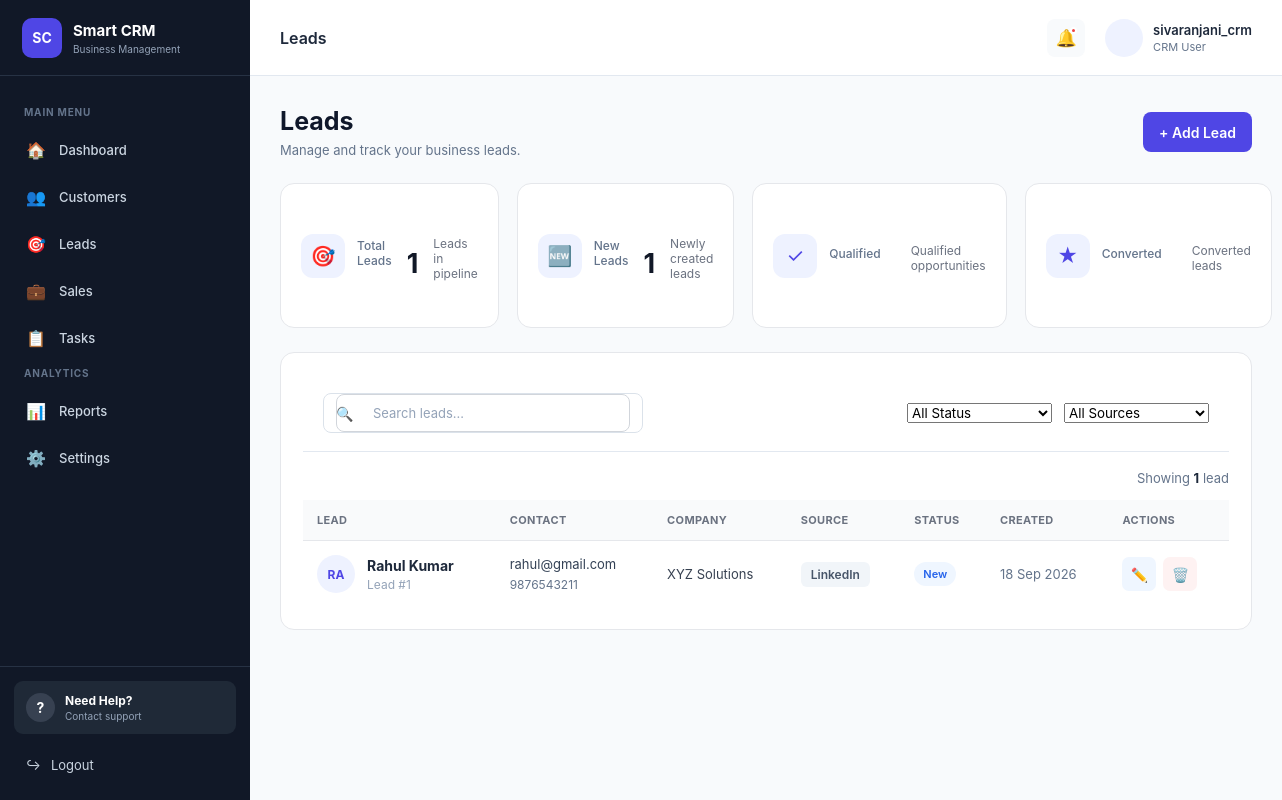
The app's page /leads/ (signed in) with its own data.
### leads/models.py (models this page shows, shortened)
class Lead(models.Model):
    STATUS_CHOICES = [
        ('New', 'New'),
        ('Contacted', 'Contacted'),
        ('Qualified', 'Qualified'),
        ('Converted', 'Converted'),
        ('Lost', 'Lost'),
    ]
    SOURCE_CHOICES = [
        ('Website', 'Website'),
        ('LinkedIn', 'LinkedIn'),
        ('Referral', 'Referral'),
        ('Advertisement', 'Advertisement'),
        ('Other', 'Other'),
    ]
    name = models.CharField(max_length=100)
    email = models.EmailField()
    phone = models.CharField(max_length=15)
    company = models.CharField(
        max_length=150,
        blank=True
    )
    source = models.CharField(
        max_length=30,
        choices=SOURCE_CHOICES,
        default='Website'
    )
    status = models.CharField(
        max_length=20,
        choices=STATUS_CHOICES,
        default='New'
    )
    notes = models.TextField(
        blank=True
    )
    created_at = models.DateTimeField(
        auto_now_add=True
    )
    updated_at = models.DateTimeField(
        auto_now=True
    )

### leads/views.py (the view, shortened to what this page needs)
def lead_list(request):
    if not request.user.is_authenticated:
        return redirect("login")
    leads = Lead.objects.all().order_by("-created_at")
    search = request.GET.get("search", "").strip()
    status = request.GET.get("status", "").strip()
    source = request.GET.get("source", "").strip()
    if status:
        leads = leads.filter(status=status)
    if source:
        leads = leads.filter(source=source)
    context = {
        "leads": leads,
        "search": search,
        "selected_status": status,
        "selected_source": source,
    }
    return render(
        request,
        "leads.html",
        context
    )

### templates/leads.html (shortened to what this page needs)
{% extends 'base.html' %}
{% block page_title %}
Leads
{% endblock %}
{% block content %}
<div class="page-header">
    <div>
        <h1>Leads</h1>
        <p>
            Manage and track your business leads.
        </p>
    </div>
    <div>
        <a
            href="{% url 'add_lead' %}"
            class="btn btn-primary"
        >
            + Add Lead
        </a>
    </div>
</div>
<div class="stats-grid">
    <div class="stat-card">
        <div class="stat-card-top">
            <div class="stat-icon">
                🎯
            </div>
            <span class="stat-label">
                Total Leads
            </span>
        </div>
        <div class="stat-value">
            {{ leads|length }}
        </div>
        <div class="stat-footer">
            Leads in pipeline
        </div>
    </div>
    <div class="stat-card">
        <div class="stat-card-top">
            <div class="stat-icon">
                🆕
            </div>
            <span class="stat-label">
                New Leads
            </span>
        </div>
        <div class="stat-value">
            {% with count=0 %}
                {% for lead in leads %}
                    {% if lead.status == "New" %}
                        {{ forloop.counter }}
                    {% endif %}
                {% endfor %}
            {% endwith %}
        </div>
        <div class="stat-footer">
            Newly created leads
        </div>
    </div>
    <div class="stat-card">
        <div class="stat-card-top">
            <div class="stat-icon">
                ✓
            </div>
            <span class="stat-label">
                Qualified
            </span>
        </div>
        <div class="stat-footer">
            Qualified opportunities
        </div>
    </div>
    <div class="stat-card">
        <div class="stat-card-top">
            <div class="stat-icon">
                ★
            </div>
            <span class="stat-label">
                Converted
            </span>
        </div>
        <div class="stat-footer">
            Converted leads
        </div>
    </div>
</div>
<div class="content-card">
    <div class="table-toolbar">
        <form
            method="GET"
            class="search-box"
        >
            <span class="search-icon">
                🔍
            </span>
            <input
                type="text"
                name="search"
                value="{{ search }}"
                placeholder="Search leads..."
            >
        </form>
        <form
            method="GET"
            class="filter-form"
        >
            <select
                name="status"
                onchange="this.form.submit()"
            >
                <option value="">
                    All Status
                </option>
            </select>
            <select
                name="source"
                onchange="this.form.submit()"
            >
                <option value="">
                    All Sources
                </option>
            </select>
        </form>
    </div>
    <div class="table-info">
        <span>
            Showing
            <strong>{{ leads|length }}</strong>
            lead{{ leads|length|pluralize }}
        </span>
    </div>
    <div class="table-responsive">
        <table class="data-table">
            <thead>
                <tr>
                    <th>Lead</th>
                    <th>Contact</th>
                    <th>Company</th>
                    <th>Source</th>
                    <th>Status</th>
                    <th>Created</th>
                    <th>Actions</th>
                </tr>
            </thead>
            <tbody>
                {% for lead in leads %}
                <tr>
                    <td>
                        <div class="table-person">
                            <div class="customer-avatar">
                                {{ lead.name|slice:":2"|upper }}
                            </div>
                            <div class="table-person-info">
                                <strong>
                                    {{ lead.name }}
                                </strong>
                                <span>
                                    Lead #{{ lead.id }}
                                </span>
                            </div>
                        </div>
                    </td>
                    <td>
                        <div class="contact-info">
                            <span>
                                {{ lead.email }}
                            </span>
                            <span>
                                {{ lead.phone }}
                            </span>
                        </div>
                    </td>
                    <td>
                        {% if lead.company %}
                            {{ lead.company }}
                        {% else %}
                            <span class="muted-text">
                                —
                            </span>
                        {% endif %}
                    </td>
                    <td>
                        <span class="source-badge">
                            {{ lead.source }}
                        </span>
                    </td>
                    <td>
                        {% if lead.status == "New" %}
                            <span class="status-badge lead-new">
                                New
                            </span>
                        {% elif lead.status == "Contacted" %}
                            <span class="status-badge lead-contacted">
                                Contacted
                            </span>
                        {% elif lead.status == "Qualified" %}
                            <span class="status-badge lead-qualified">
                                Qualified
                            </span>
                        {% elif lead.status == "Converted" %}
                            <span class="status-badge lead-converted">
                                Converted
                            </span>
                        {% elif lead.status == "Lost" %}
                            <span class="status-badge lead-lost">
                                Lost
                            </span>
                        {% else %}
                            <span class="status-badge">
                                {{ lead.status }}
                            </span>
                        {% endif %}
                    </td>
                    <td>
                        <span class="date-text">
                            {{ lead.created_at|date:"d M Y" }}
                        </span>
                    </td>
                    <td>
                        <div class="action-buttons">
                            <a
                                href="{% url 'edit_lead' lead.id %}"
                                class="action-btn edit-btn"
                                title="Edit Lead"
                            >
                                ✏️
                            </a>
                            <form
                                method="POST"
                                action="{% url 'delete_lead' lead.id %}"
                                onsubmit="return confirm('Are you sure you want to delete this lead?');"
                            >
                                <button
                                    type="submit"
                                    class="action-btn delete-btn"
                                    title="Delete Lead"
                                >
                                    🗑️
                                </button>
                            </form>
                        </div>
                    </td>
                </tr>
                {% endfor %}
            </tbody>
        </table>
    </div>
</div>
{% endblock %}

### templates/base.html (shortened to what this page needs)
{% load static %}
<!DOCTYPE html>
<html lang="en">
<head>
    <link
        rel="stylesheet"
        href="{% static 'css/style.css' %}"
    >
</head>
<body>
<div class="app-container">
    <aside class="sidebar">
        <div class="brand">
            <div class="brand-logo">
                SC
            </div>
            <div class="brand-info">
                <strong>
                    Smart CRM
                </strong>
                <span>
                    Business Management
                </span>
            </div>
        </div>
        <nav class="sidebar-nav">
            <div class="nav-section-title">
                MAIN MENU
            </div>
            <a
                href="{% url 'dashboard' %}"
                class="nav-item"
            >
                <span class="nav-icon">
                    🏠
                </span>
                <span>
                    Dashboard
                </span>
            </a>
            <a
                href="{% url 'customers' %}"
                class="nav-item"
            >
                <span class="nav-icon">
                    👥
                </span>
                <span>
                    Customers
                </span>
            </a>
            <a
                href="{% url 'leads' %}"
                class="nav-item"
            >
                <span class="nav-icon">
                    🎯
                </span>
                <span>
                    Leads
                </span>
            </a>
            <a
                href="{% url 'sales' %}"
                class="nav-item"
            >
                <span class="nav-icon">
                    💼
                </span>
                <span>
                    Sales
                </span>
            </a>
            <a
                href="{% url 'tasks' %}"
                class="nav-item"
            >
                <span class="nav-icon">
                    📋
                </span>
                <span>
                    Tasks
                </span>
            </a>
            <div class="nav-section-title">
                ANALYTICS
            </div>
            <a
                href="{% url 'reports' %}"
                class="nav-item"
            >
                <span class="nav-icon">
                    📊
                </span>
                <span>
                    Reports
                </span>
            </a>
            <a
                href="{% url 'profile' %}"
                class="nav-item"
            >
                <span class="nav-icon">
                    ⚙️
                </span>
                <span>
                    Settings
                </span>
            </a>
        </nav>
        <div class="sidebar-bottom">
            <div class="help-box">
                <div class="help-icon">
                    ?
                </div>
                <div class="help-content">
                    <strong>
                        Need Help?
                    </strong>
                    <small>
                        Contact support
                    </small>
                </div>
            </div>
            <a
                href="{% url 'logout' %}"
                class="logout-link"
            >
                <span>
                    ↪
                </span>
                <span>
                    Logout
                </span>
            </a>
        </div>
    </aside>
    <main class="main-content">
        <header class="topbar">
            <div class="topbar-left">
                <h3>
                    {% block page_title %}{% endblock %}
                </h3>
            </div>
            <div class="topbar-right">
                <button
                    type="button"
                    class="notification-btn"
                    title="Notifications"
                >
                    🔔
                    <span class="notification-dot"></span>
                </button>
                <div class="user-profile">
                    <div class="user-avatar">
                    </div>
                    <div class="user-info">
                        {% if user.is_authenticated %}
                            <strong>
                                {{ user.username }}
                            </strong>
                            <span>
                                CRM User
                            </span>
                        {% endif %}
                    </div>
                </div>
            </div>
        </header>
        <section class="page-content">
            {% block content %}
            {% endblock %}
        </section>
    </main>
</div>
</body>
</html>

### records on screen
Lead: name "RA", name "Rahul Kumar", id "1", email "rahul@gmail.com", phone "9876543211", company "XYZ Solutions", source "LinkedIn", status "New", created_at "18 Sep 2026"

### other values on screen
{{ user.username }} "sivaranjani_crm"
{{ leads|length }} "1"
